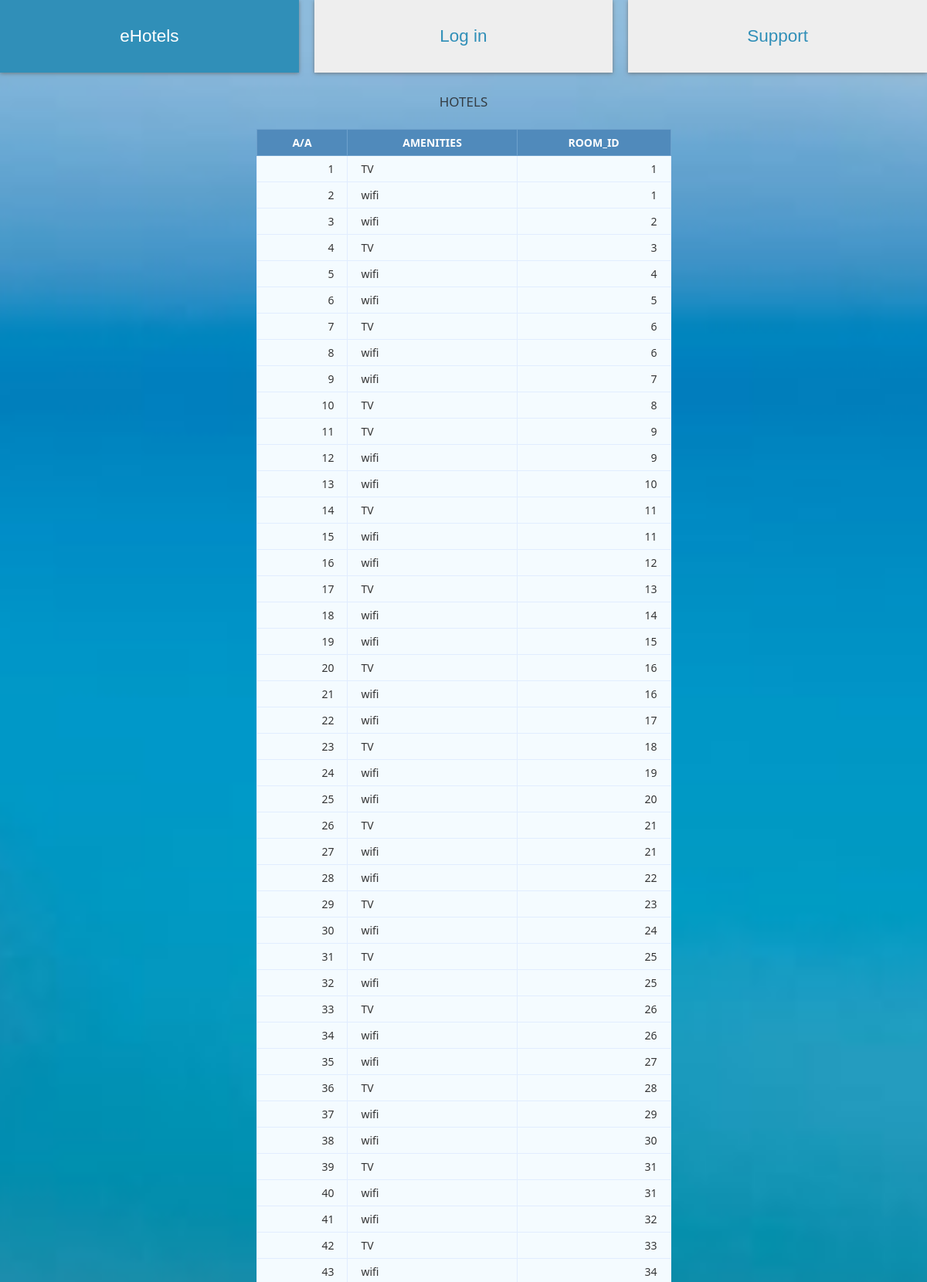
/Html,php/view_amenities.php (upper part), run on the app's committed database.
### tables this page shows
CREATE TABLE `amenities` (
  `Amenities_id` varchar(45) NOT NULL,
  `Room_id` int(11) NOT NULL
);

### Html,php/view_amenities.php (the view, shortened to what this page needs)
<html lang="gre">
  <head>
    <?php include "cssCode.php" ?>
</head>
  <body>
    <div class="wrapper">
      <?php include "top_buttons.php"  ?>
<html>
<body>
<?php
$conn = mysqli_connect("127.0.0.1","root","","test");
$sql = "SELECT *
			FROM amenities";
$query = mysqli_query($conn, $sql);
?>
<html>
<head>
</head>
<body>
	<b><h1>Hotels</h1><br></b>
	<table class="data-table">
		<thead>
			<tr>
				<th>A/A</th>
				<th>Amenities</th>
				<th>Room_id</th>
			</tr>
		</thead>
		<tbody>
		<?php
		$no 	= 1;
 		while ($row = mysqli_fetch_array($query))
		{
 			echo '<tr>
					<td>'.$no.'</td>
					<td>'.$row['Amenities_id'].'</td>
					<td>'.$row['Room_id'].'</td>
 				</tr>';
 			$no++;
		}?>
		</tbody>
	</table>
</body>
</html>

### Html,php/w3.css (style rules this page uses)
:root { --primary:rgb(83, 168, 230); --dark:rgb(48, 143, 184); --light:#fff; --shadow:0 1px 5px rgba(104,104,104, 0.8); --advancedSearch:#eee; }
html { box-sizing:border-box }
*,*:before,*:after { box-sizing:inherit }
html { -ms-text-size-adjust:100%;-webkit-text-size-adjust:100% }
body { margin:0 }
html,body { font-family:Verdana,sans-serif;font-size:15px;line-height:1.5 }
html { overflow-x:hidden }
h1 { font-size:36px }
h1,h2,h3,h4,h5,h6 { font-family:"Segoe UI",Arial,sans-serif;font-weight:400;margin:10px 0 }

### Html,php/eHotels.css (style rules this page uses)
:root { --primary:rgb(83, 168, 230); --dark:rgb(48, 143, 184); --light:#fff; --shadow:0 1px 5px rgba(104,104,104, 0.8); --advancedSearch:rgb(0, 0, 0); }
* { margin:0; padding:0; }
body { background-color:rgb(251, 253, 255); background: url("./image/eHotels.jpg"); background-size: cover; background-position: bottom; }

### Html,php/checkbox.css (style rules this page uses)
:root { --primary:rgb(83, 168, 230); --dark:rgb(48, 143, 184); --light:#fff; --shadow:0 1px 5px rgba(104,104,104, 0.8); }

### Html,php/view_amenities.php (style rules this page uses)
body { font-size: 15px; color: #343d44; font-family: "segoe-ui", "open-sans", tahoma, arial; padding: 0; margin: 0; }
table { margin: auto; font-family: "Lucida Sans Unicode", "Lucida Grande", "Segoe Ui"; font-size: 12px; }
h1 { margin: 25px auto 0; text-align: center; text-transform: uppercase; font-size: 17px; }
table td { transition: all .5s; }
.data-table { border-collapse: collapse; font-size: 14px; min-width: 537px; }
.data-table th, .data-table td { border: 1px solid #e1edff; padding: 7px 17px; }
.data-table thead th { background-color: #508abb; color: #FFFFFF; border-color: #6ea1cc !important; text-transform: uppercase; }
.data-table tbody td { color: #353535; }
.data-table tbody td:first-child, .data-table tbody td:nth-child(4), .data-table tbody td:last-child { text-align: right; }
.data-table tbody tr:nth-child(odd) td { background-color: #f4fbff; }
.data-table tbody tr:nth-child(even) td { background-color: #f4fbff; }

### data on the page
amenities: Amenities "TV", Room "1"
amenities: Amenities "wifi", Room "1"
amenities: Amenities "wifi", Room "2"
amenities: Amenities "TV", Room "3"
amenities: Amenities "wifi", Room "4"
amenities: Amenities "wifi", Room "5"
amenities: Amenities "TV", Room "6"
amenities: Amenities "wifi", Room "6"
amenities: Amenities "wifi", Room "7"
amenities: Amenities "TV", Room "8"
amenities: Amenities "TV", Room "9"
amenities: Amenities "wifi", Room "9"
amenities: Amenities "wifi", Room "10"
amenities: Amenities "TV", Room "11"
amenities: Amenities "wifi", Room "11"
amenities: Amenities "wifi", Room "12"
amenities: Amenities "TV", Room "13"
amenities: Amenities "wifi", Room "14"
amenities: Amenities "wifi", Room "15"
amenities: Amenities "TV", Room "16"
amenities: Amenities "wifi", Room "16"
amenities: Amenities "wifi", Room "17"
amenities: Amenities "TV", Room "18"
amenities: Amenities "wifi", Room "19"
amenities: Amenities "wifi", Room "20"
amenities: Amenities "TV", Room "21"
amenities: Amenities "wifi", Room "21"
amenities: Amenities "wifi", Room "22"
amenities: Amenities "TV", Room "23"
amenities: Amenities "wifi", Room "24"
amenities: Amenities "TV", Room "25"
amenities: Amenities "wifi", Room "25"
amenities: Amenities "TV", Room "26"
amenities: Amenities "wifi", Room "26"
amenities: Amenities "wifi", Room "27"
amenities: Amenities "TV", Room "28"
amenities: Amenities "wifi", Room "29"
amenities: Amenities "wifi", Room "30"
amenities: Amenities "TV", Room "31"
amenities: Amenities "wifi", Room "31"
amenities: Amenities "wifi", Room "32"
amenities: Amenities "TV", Room "33"
amenities: Amenities "wifi", Room "34"

### other printed values
$loggedInAs "Log in"
